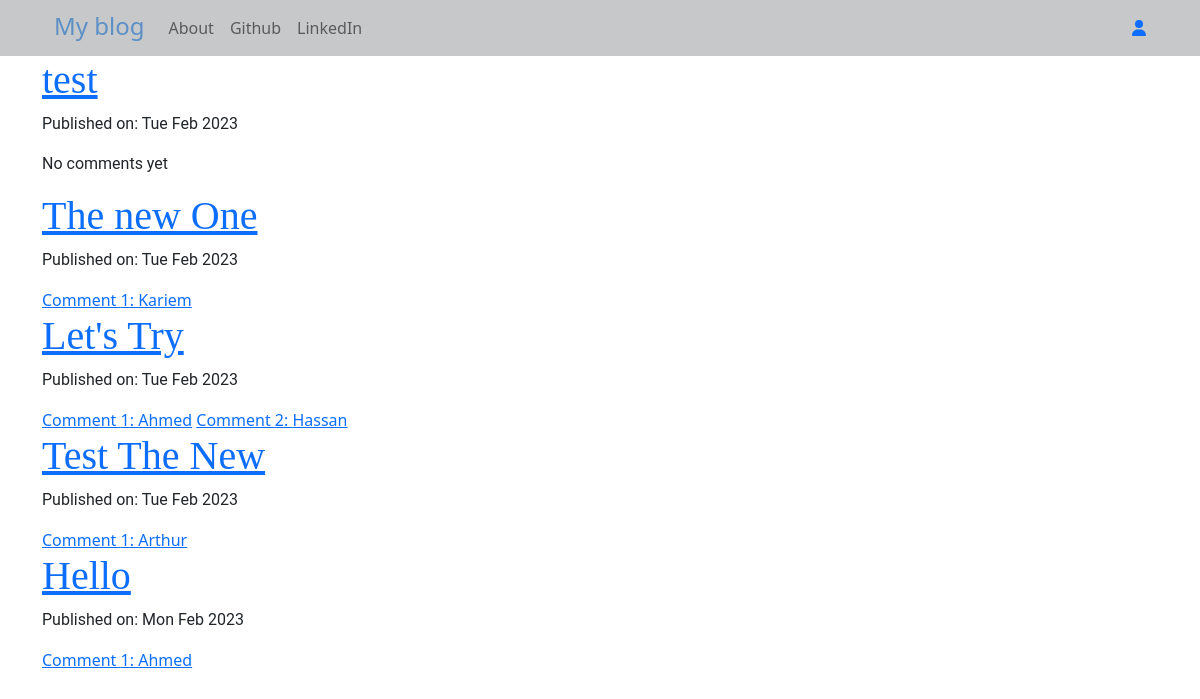
The page / on the database its author committed.
### basic_app/models.py (models this page shows, shortened)
class Post(models.Model):
    author = models.ForeignKey('auth.User', on_delete=models.CASCADE)  # Authorization of user
    title = models.CharField(max_length=200)
    text = models.TextField()
    creation_date = models.DateTimeField(default=timezone.now)
    publication_date = models.DateTimeField(blank=True, null=True)  # null or blank

class Comment(models.Model):
    post = models.ForeignKey('basic_app.Post', related_name='comments', on_delete=models.CASCADE)
    author = models.CharField(max_length=200)
    text = models.TextField()
    creation_date = models.DateTimeField(default=timezone.now)
    approved_comments = models.BooleanField(default=False)

### basic_app/views.py (the view)
# urls.py: path('', views.PostListView.as_view(), name='post_list'),
class PostListView(ListView):
    model = Post
    def get_queryset(self):
        return Post.objects.filter(publication_date__lte=timezone.now()).order_by('-publication_date')

### basic_app/templates/basic_app/post_list.html
{% extends "basic_app/base.html" %}
{% block content %}
    <div class="center-stage">
        {% for post in post_list %}
            <h1><a href="{% url 'post_detail' pk=post.pk %}">{{ post.title }}</a></h1>
            <div class="datetime">
                <p>Published on: {{ post.publication_date| date:"D M Y" }}</p>
            </div>
            {% if post.comments.count == 0 %}
                <p>No comments yet</p>
            {% else %}
                {% for comment in post.comments.all %}
                    <a href="{% url 'comment_detail' pk=post.pk comment_id=comment.id %}">Comment {{ forloop.counter }}: {{ comment.author }}</a>
                {% endfor %}
            {% endif %}
        {% endfor %}
    </div>
{% endblock %}

### basic_app/templates/basic_app/base.html (shortened to what this page needs)
<!doctype html>
{% load static %}
<html lang="en">
<head>
    <link rel="stylesheet" href="{% static 'css/all.min.css' %}">
    <link rel="stylesheet" href="{% static 'css/bootstrap.min.css' %}">
    <link rel="stylesheet" href="//cdn.jsdelivr.net/npm/medium-editor@latest/dist/css/medium-editor.min.css"
          type="text/css" media="screen" charset="utf-8">
    <link rel="stylesheet" href="{% static 'css/blog.css' %}">
</head>
<body class="loader">
<nav class="navbar navbar-expand-lg bg-body-tertiary bg-dark bg-opacity-25">
    <div class="container">
        <div class="container collapse navbar-collapse" id="navbarNavAltMarkup">
            <ul class="nav navbar-nav">
                <li><a style="color: #5c90c7" class="navbar-brand big-brand medium-editor-action-bold" href="{% url 'post_list' %}">My blog</a></li>
                <li><a class="nav-link" href="{% url 'about' %}">About</a></li>
                <li><a class="nav-link" href="https://github.com/Abdelrahman-2222">Github</a></li>
                <li><a class="nav-link"
                       href="https://www.linkedin.com/in/abdelrahman-hossam-eldin-66980a135/">LinkedIn</a></li>
            </ul>
            <ul class="nav navbar-nav ms-auto">
                {% if user.is_authenticated %}
                    <li><a class="nav-link" href="{% url 'post_new' %}">New Post</a></li>
                    <li><a class="nav-link" href="{% url 'post_draft_list' %}">Drafts</a></li>
                    <li><a class="nav-link" href="{% url 'logout' %}">Log Out</a></li>
                    <li><a class="nav-link"> Welcome: {{ user.username }} </a></li>
                {% else %}
                    <li><a class="navbar-nav" href="{% url 'login' %}"><i
                            class="fa-solid fa-user"></i></a></li>
                {% endif %}
            </ul>
        </div>
    </div>
</nav>
<div class="content container">
    <div class="row">
        <div class="col-md-8">
            <div class="blog_posts">
                {% block content %}
                {% endblock %}
            </div>
        </div>
    </div>
</div>
</body>
</html>

### basic_app/static/css/blog.css (style rules this page uses)
h1 { font-family: 'Montagu Slab', serif; }
p { font-family: "Roboto", "Lucida Grande", "DejaVu Sans", "Bitstream Vera Sans", Verdana, Arial, sans-serif }
.center-stage { margin-left: auto; margin-right: auto; }
.big-brand { font-size: 1.5em; }
.loader { filter: hue-rotate(0deg); animation: hue 10000ms infinite linear; }

### rows shown on the page
Post: title "test", publication_date "Tue Feb 2023", shows "No comments yet"
Post: title "The new One", publication_date "Tue Feb 2023"
Comment: author "Kariem"
Post: title "Let's Try", publication_date "Tue Feb 2023"
Comment: author "Ahmed"
Comment: author "Hassan"
Post: title "Test The New", publication_date "Tue Feb 2023"
Comment: author "Arthur"
Post: title "Hello", publication_date "Mon Feb 2023"
Comment: author "Ahmed"
